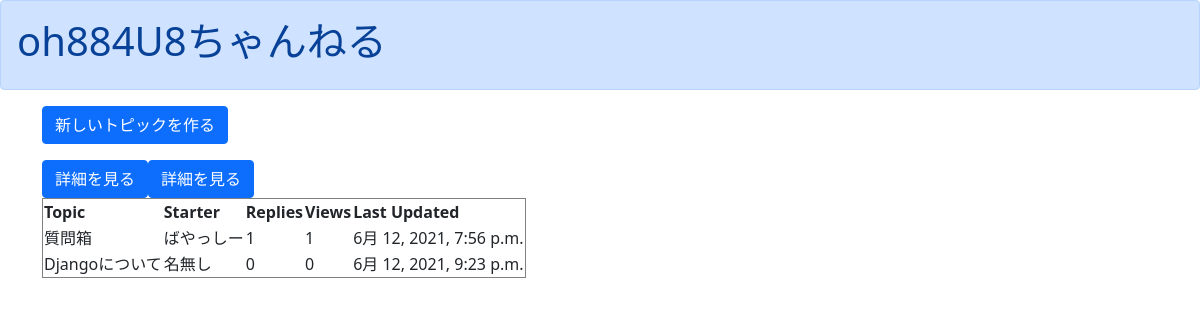
The page /list/ on the database as committed earlier.
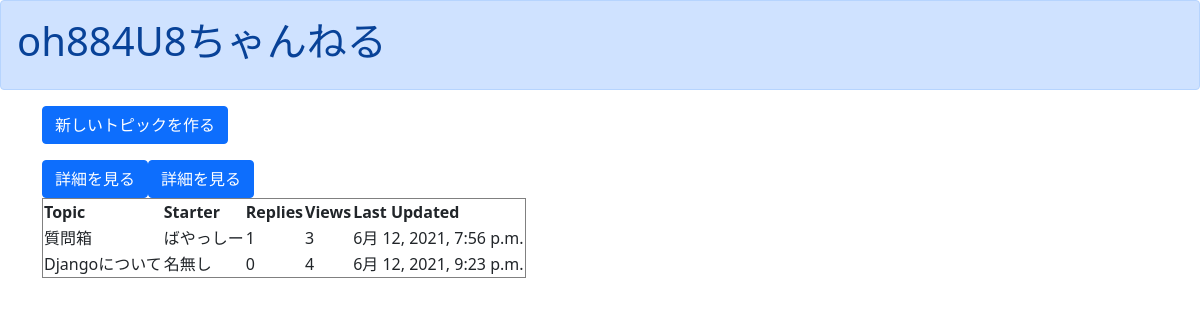
The same page on the database as committed later.
### boardapp/models.py (models this page shows, shortened)
class BoardModel(models.Model):
    topic = models.CharField(max_length=30)
    starter = models.CharField(max_length=10, default="名無し")
    replies = models.PositiveIntegerField(default=0)
    views = models.PositiveIntegerField(default=0)
    last_updated = models.DateTimeField(default=timezone.now)
    description = models.TextField()

### boardapp/views.py (the view)
# urls.py: path('list/', listfunc, name='list'),
def listfunc(request):
    object_list = BoardModel.objects.all()
    return render(request, 'list.html', {'object_list':object_list})

### templates/list.html
{% extends 'base.html' %}
{% block header %}
<div class="alert alert-primary" role="alert">
  <h1>oh884U8ちゃんねる<h1>
</div>
{% endblock header %}
{% block content %}
<div class="container">
  <p><a href="{% url 'topiccreate' %}" class="btn btn-primary" tabindex="-1" role="button" aria-disabled="true">新しいトピックを作る</a></p>
  <table border="1">
    <thread>
      <tr>
        <th>Topic</th>
        <th>Starter</th>
        <th>Replies</th>
        <th>Views</th>
        <th>Last Updated</th>
      </tr>
    </thread>
    <tbody>
      {% for item in object_list %}
        <tr>
          <td>{{ item.topic }}</td>
          <td>{{ item.starter }}</td>
          <td>{{ item.replies }}</td>
          <td>{{ item.views }}</td>
          <td>{{ item.last_updated }}</td>
        </tr>
        <a href="{% url 'detail' item.pk %}" class="btn btn-primary" tabindex="-1" role="button" aria-disabled="true">詳細を見る</a>
      {% endfor %}
    </tbody>
  </table>
</div>
{% endblock content %}

Rows that differ between the two databases and show on the page:
changed BoardModel "質問箱": views "1" → "3"
changed BoardModel "Djangoについて": views "0" → "4"
